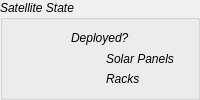
         <widget class="QGroupBox" name="groupBox">
          <property name="minimumSize">
           <size>
            <width>150</width>
            <height>0</height>
           </size>
          </property>
          <property name="font">
           <font>
            <italic>true</italic>
           </font>
          </property>
          <property name="title">
           <string>Satellite State</string>
          </property>
          <layout class="QVBoxLayout" name="verticalLayout_35">
           <item>
            <layout class="QVBoxLayout" name="verticalLayout_34">
             <item alignment="Qt::AlignHCenter">
              <widget class="QLabel" name="label_35">
               <property name="font">
                <font>
                 <italic>true</italic>
                </font>
               </property>
               <property name="text">
                <string>Deployed?</string>
               </property>
              </widget>
             </item>
             <item>
              <layout class="QHBoxLayout" name="horizontalLayout_33">
               <item>
                <widget class="QLedIndicator" name="solarDeployedLED" native="true"/>
               </item>
               <item>
                <widget class="QLabel" name="label_36">
                 <property name="minimumSize">
                  <size>
                   <width>80</width>
                   <height>0</height>
                  </size>
                 </property>
                 <property name="maximumSize">
                  <size>
                   <width>80</width>
                   <height>16777215</height>
                  </size>
                 </property>
                 <property name="font">
                  <font>
                   <italic>true</italic>
                  </font>
                 </property>
                 <property name="text">
                  <string>Solar Panels</string>
                 </property>
                </widget>
               </item>
              </layout>
             </item>
             <item>
              <layout class="QHBoxLayout" name="horizontalLayout_34">
               <item>
                <widget class="QLedIndicator" name="racksDeployedLED" native="true"/>
               </item>
               <item>
                <widget class="QLabel" name="label_37">
                 <property name="minimumSize">
                  <size>
                   <width>80</width>
                   <height>0</height>
                  </size>
                 </property>
                 <property name="maximumSize">
                  <size>
                   <width>80</width>
                   <height>16777215</height>
                  </size>
                 </property>
                 <property name="font">
                  <font>
                   <italic>true</italic>
                  </font>
                 </property>
                 <property name="text">
                  <string>Racks</string>
                 </property>
                </widget>
               </item>
              </layout>
             </item>
            </layout>
           </item>
          </layout>
         </widget>
